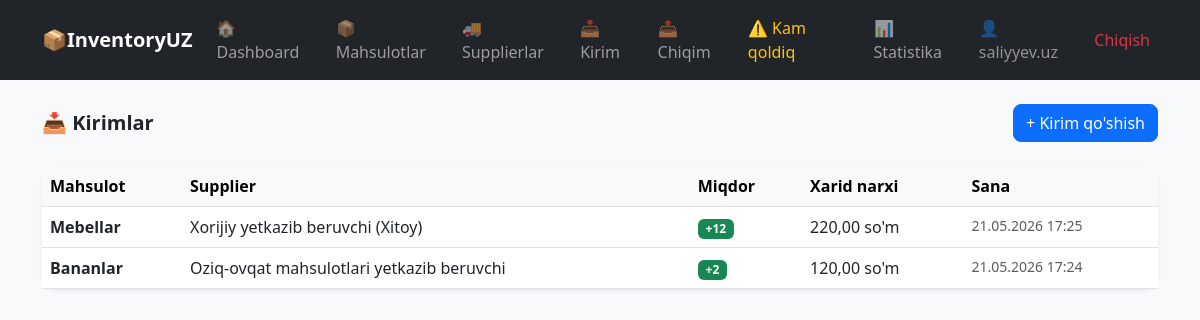
The app's page /stock-in/ (signed in) with its own data.
### accounts/models.py (models this page shows, shortened)
class CustomUser(AbstractUser):
    ROLE_CHOICES = (
    ('admin', 'Admin'),
    ('client','Client'),
    )
    role = models.CharField(max_length=10, choices=ROLE_CHOICES, default='client')

### stock/models.py (models this page shows, shortened)
class StockIn(models.Model):
    product = models.ForeignKey(Product, on_delete=models.CASCADE)
    supplier = models.ForeignKey(Supplier, on_delete=models.SET_NULL, null=True)
    quantity = models.PositiveIntegerField()
    purchase_price = models.DecimalField(max_digits=10, decimal_places=2)
    created_at = models.DateTimeField(auto_now_add=True)

### products/models.py (models this page shows, shortened)
class Product(models.Model):
    name = models.CharField(max_length=200)
    sku = models.CharField(max_length=100, unique=True)
    category = models.CharField(max_length=100)
    supplier = models.ForeignKey(Supplier, on_delete=models.SET_NULL, null=True)
    stock = models.PositiveIntegerField(default=0)
    price = models.DecimalField(max_digits=10, decimal_places=2)
    min_stock = models.PositiveIntegerField(default=10)
    created_at = models.DateTimeField(auto_now_add=True)

### suppliers/models.py (models this page shows, shortened)
class Supplier(models.Model):
    name = models.CharField(max_length=255)
    phone = models.CharField(max_length=255)
    company = models.CharField(max_length=255)
    address = models.TextField(blank=True)
    created_at = models.DateTimeField(auto_now_add=True)

### stock/views.py (the view)
# urls.py: path('stock-in/', views.stockin_list, name='stockin_list'),
@login_required(login_url='login')
def stockin_list(request):
    stockins = StockIn.objects.all().order_by('-created_at')
    return render(request, 'stock/stockin_list.html', {'stockins': stockins})

### templates/stock/stockin_list.html
{% extends 'base.html' %}
{% block content %}
<div class="d-flex justify-content-between align-items-center mb-4">
    <h5 class="fw-bold mb-0">📥 Kirimlar</h5>
    {% if user.role == 'admin' %}
    <a href="{% url 'stockin_create' %}" class="btn btn-primary rounded-3">+ Kirim qo'shish</a>
    {% endif %}
</div>
<div class="card border-0 shadow-sm rounded-4">
    <div class="card-body p-0">
        <table class="table table-hover mb-0">
            <thead class="table-light">
                <tr>
                    <th>Mahsulot</th>
                    <th>Supplier</th>
                    <th>Miqdor</th>
                    <th>Xarid narxi</th>
                    <th>Sana</th>
                </tr>
            </thead>
            <tbody>
                {% for s in stockins %}
                <tr>
                    <td class="fw-semibold">{{ s.product.name }}</td>
                    <td>{{ s.supplier.name|default:"-" }}</td>
                    <td><span class="badge bg-success">+{{ s.quantity }}</span></td>
                    <td>{{ s.purchase_price }} so'm</td>
                    <td class="text-muted small">{{ s.created_at|date:"d.m.Y H:i" }}</td>
                </tr>
                {% empty %}
                <tr>
                    <td colspan="5" class="text-center text-muted py-4">Hozircha kirim yo'q</td>
                </tr>
                {% endfor %}
            </tbody>
        </table>
    </div>
</div>
{% endblock %}

### templates/base.html (shortened to what this page needs)
<!DOCTYPE html>
<html lang="uz">
<head>
    <link href="https://cdn.jsdelivr.net/npm/bootstrap@5.3.0/dist/css/bootstrap.min.css" rel="stylesheet">
</head>
<body class="bg-light">
{% if user.is_authenticated %}
<nav class="navbar navbar-expand-lg navbar-dark bg-dark">
    <div class="container">
        <a class="navbar-brand fw-bold" href="/">📦InventoryUZ</a>
        <div class="collapse navbar-collapse" id="navbarNav">
            <ul class="navbar-nav ms-auto align-items-lg-center gap-lg-1">
                <li class="nav-item">
                    <a class="nav-link" href="{% url 'dashboard' %}">🏠Dashboard</a>
                </li>
                <li class="nav-item">
                    <a class="nav-link" href="{% url 'product_list' %}">📦Mahsulotlar</a>
                </li>
                <li class="nav-item">
                    <a class="nav-link" href="{% url 'supplier_list' %}">🚚Supplierlar</a>
                </li>
                <li class="nav-item">
                    <a class="nav-link" href="{% url 'stockin_list' %}">📥Kirim</a>
                </li>
                <li class="nav-item">
                    <a class="nav-link" href="{% url 'stockout_list' %}">📤Chiqim</a>
                </li>
                {% if user.role == 'admin' %}
                <li class="nav-item">
                    <a class="nav-link text-warning" href="{% url 'low_stock' %}">⚠️ Kam qoldiq</a>
                </li>
                <li class="nav-item">
                    <a class="nav-link" href="{% url 'stats' %}">📊Statistika</a>
                </li>
                {% endif %}
                <li class="nav-item">
                    <span class="nav-link text-white-50">👤{{ user.username }}</span>
                </li>
                <li class="nav-item">
                    <a class="nav-link text-danger" href="{% url 'logout' %}">Chiqish</a>
                </li>
            </ul>
        </div>
    </div>
</nav>
{% endif %}
<div class="container mt-4">
    {% block content %}{% endblock %}
</div>
</body>
</html>

### records on screen
CustomUser: username "saliyyev.uz"
StockIn: product.name "Mebellar", supplier.name "Xorijiy yetkazib beruvchi (Xitoy)", quantity "12", purchase_price "220,00", created_at "21.05.2026 17:25"
StockIn: product.name "Bananlar", supplier.name "Oziq-ovqat mahsulotlari yetkazib beruvchi", quantity "2", purchase_price "120,00", created_at "21.05.2026 17:24"
